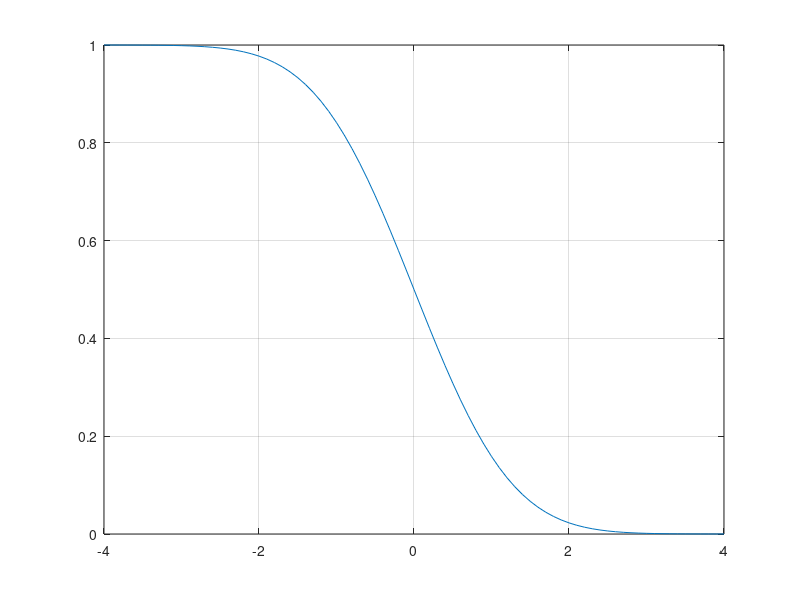
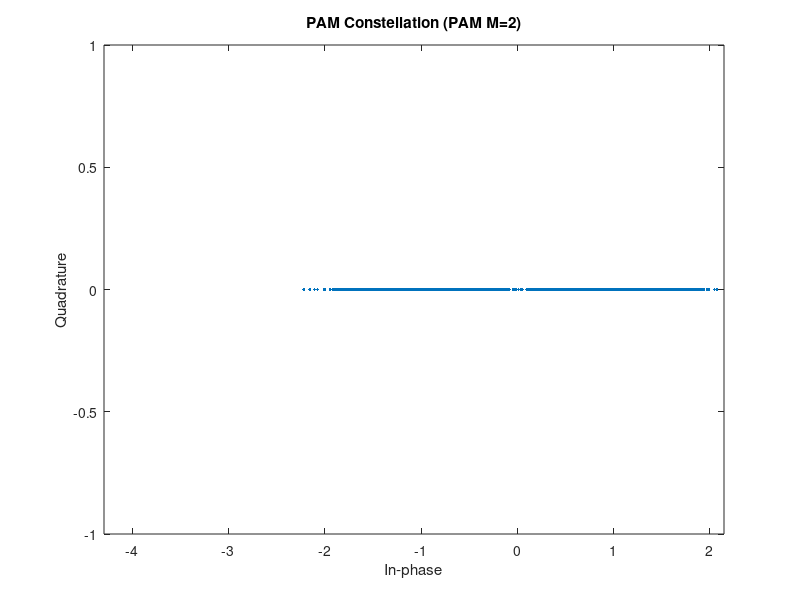

Here is the MATLAB script that generated these plots, in order:
%% Q function to calculate the error probability equipprobable binary antipodal modulation
x = -4:0.1:4;
y = qfunc(x);
plot(x,y)
grid
ebnodB = 7;
ebno = 10^(ebnodB/10);
Pb = qfunc(sqrt(2*ebno));
fprintf('Error probability of Qfunction: %f\n', Pb);
saveas(gcf, 'Qfunction.fig');
%% Calculate the error probability using 10000 input data points
k = 1;
M = 2^k;
N = [10000, 1];
i_data = randi(0:M-1,N);
%Modulate and demodulate 
tx_sig = pammod(i_data, M);
SNR = 10;
rx_sig = awgn(tx_sig, SNR);
o_data = pamdemod(rx_sig, M);
errors = sum(i_data ~= o_data);
fprintf('Number of errors with Qfunction: %i\n', errors);
figure;
scatterplot(rx_sig);
title("PAM Constellation (PAM M=2)")
saveas(gcf, 'pamconstellationforqfunction.fig');